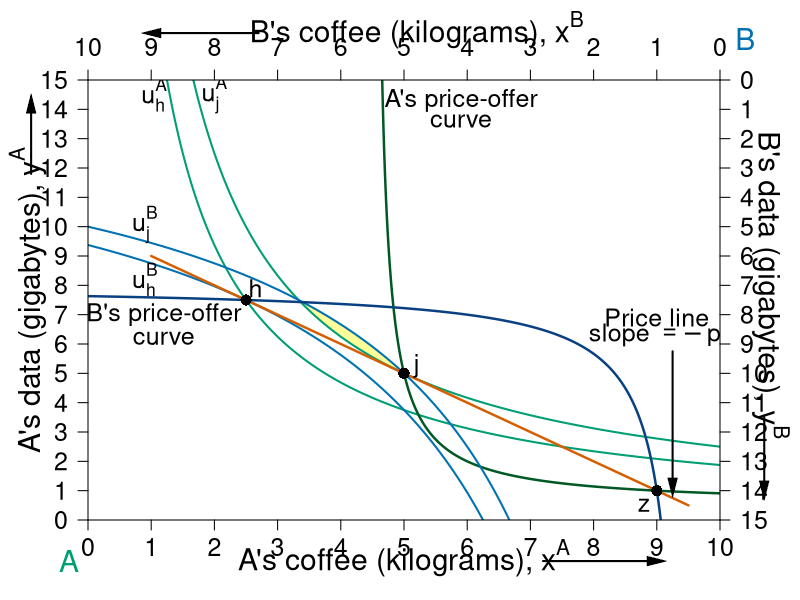

This figure's R source:
#' Graph Designer: Simon Halliday, Scott Cohn
#' Authors: Bowles and Halliday
#' Title: Coordination, Conflict and Competition: A Text in Microeconomics

library("shape")

pdf(file = "what_can_markets_do/property_walras_baseline_pec.pdf", width = 9, height = 7)

# Set parameters for graphics
axislabelsize <- 1.8
labelsize <- 1.5
namesize <- 1.8
annotatesize <- 1.5
graphlinewidth <- 2
segmentlinewidth <- 1.5

COL <- c("#7fc97f", "#beaed4", "#fdc086", "#ffff99", "#386cb0", "#f0027f", "#bf5b17", "#666666")
COLA <- c("#e0f3db", "#99d8c9","#66c2a4","#41ae76", "#238b45", "#005824")
COLB <- c("#c6dbef", "#4eb3d3", "#2b8cbe", "#0868ac","#084081")
COLC <- c("#fcfbfd", "#efedf5", "#dadaeb", "#bcbddc", "#9e9ac8", "#807dba", "#6a51a3", "#54278f", "#3f007d")
grays <- gray.colors(25, start = 1, end = 0, alpha = 1)
CBCols <- c("#009E73","#0072B2","#E69F00","#CC79A7", "#F0E442","#D55E00")


uA <- function(xA, yA, alpha = 0.5){
  ((xA)^alpha)*((yA)^(1 - alpha))
}

uB <- function(xA, yA, alpha = 0.5){
  ((10-xA)^alpha)*((15-yA)^(1 - alpha))
}

indiffcurveA1 <- function(x, U = 4, A = 1, a = 0.5) {
  ((((U-2)/A)*(1/x)^a)^(1/(1-a)))
}

indiffcurveA2 <- function(x, U = 4, A = 1, a = 0.5) {
  (((U/A)*(1/x)^a)^(1/(1-a)))
}

indiffcurveA3 <- function(x, U = 5.715476, A = 1, a = 0.5) {
  (((U/A)*(1/x)^a)^(1/(1 - a)))
}

indiffcurveA4 <- function(x, U = 6.984164, A = 1, a = 0.5) {
  ((((U)/A)*(1/x)^a)^(1/(1 - a)))
}

paretoEC <- function(x) {
  (3/2)*x
}

OfferCurveA <- function(x) {
  # x/(x  - 4)
  x / (2*x - 9)
}

PriceLine <- function(x, intercept = 10, slope = 1) {
  intercept - slope*x 
}

mrsplot <- function(x) {
  (13/2)*(x/(9 - x)^2)
  
}

OfferCurveB <- function(x) {
  #15 - (14/2)*(10 - x)/(9 - x)
  (145 - 16*x) / (19 - 2*x)
}

WalrasPrice <- function(x) {
  14 - (3/2)*x
}

#Deriving the offer curves: let py = 1
#wA = 8px + 2py = 8px + 2; Demand: x = w/2px => x = 4 + 1/px => px = 1/(x - 4)
#Offer curve is y = px*x => (1/(x-4))*x = x/(x-4) defined for x neq 4
#wA = 2px + 13py = 2px + 13; Demand: x = w/2px => x = 1 + 13/2px => px = 13/2(x - 1)
#B's Offer curve is y = px*x => (13/2)(1/(x-1))*x = (13/2)(x/(x-1)
#Therefore in terms of yA and xA:
#15 - y = (13/2)*(10 - x)/(10 - x - 1)
#Therefore y = 15 - (13/2)*(10-x)/(9 - x) defined for x neq 9
#The tangency of the indifference curve and the offer curve gives mrsplot
#Where mrsplot equals that offer curve, we get x = (3/17)*(51 - sqrt(221)) = 6.376576; 
#So y = 6.022321; therefore u = (6.376576^0.5)*(6.022321^0.5)

indiffcurveBneg1 <- function(x, U = 5.09, A = 1, a = 0.5) {
  15 - (((U/A)*(1/(10 - x))^a)^(1/(1-a)))
}

indiffcurveBneg2 <- function(x, U = 6.531973, A = 1, a = 0.5) {
  15 - (((U/A)*(1/(10 - x))^a)^(1/(1-a)))
}

#Aisha happens to have found 8 apples and 2 oranges, 
#and Betty happens to have found 2 apples and 13 oranges. 
#Aisha's utility (8^0.5)*(2^0.5) = 4
#Betty's utility (2^0.5)*(13^0.5) = 5.09



par(mar =  c(4, 4.4, 4, 4))
xlims <- c(0, 10)
ylims <- c(0, 15)
xlims2 <- c(10, 0)
ylims2 <- c(15, 0)

plot(0, 0, xlim = xlims, ylim = ylims, type = "n",
     xlab = "",
     ylab = "", 
     xaxt = "n", 
     yaxt = "n", 
     cex.lab = axislabelsize, 
     bty = "n",
     xaxs = "i", 
     yaxs = "i")

text(0.5*xlims[2], -1.3, expression(paste("A's coffee (kilograms), ", x^A)), xpd = TRUE, cex = axislabelsize) 
text(-0.95, 0.5*ylims[2], expression(paste("A's data (gigabytes), ", y^A)), xpd = TRUE, cex = axislabelsize, srt = 90) 



npts <- 500 
npts2 <- 501

#I need something like xx1 with npts for 
xpoly1 <- seq(from = 3.2, to = 5, length.out = 501)
ypoly1 <- indiffcurveA2(xpoly1, U = uA(5, 5))
ypoly2 <- indiffcurveBneg1(xpoly1, U = uB(5, 5))
polygon(x = c(xpoly1, rev(xpoly1)), y = c(ypoly1, rev(ypoly2)), col=COL[4], density=NULL, border = NA)


#Specify the sequences of points for graphing. 
xx1 <- seq(xlims[1], xlims[2], length.out = npts)
yy1 <- indiffcurveA2(xx1, U = 4, A = 1, a = 0.5)
yy2 <- indiffcurveA2(xx1)

#I need something like xx1 with npts for 
xx2 <- seq(4.5, xlims[2], length.out = npts)
xx3 <- seq(xlims[1], 9.1, length.out = npts)
xx4 <- seq(1, 9.5, length.out = npts)

#Draw the lines for the graphs

lines(xx1, indiffcurveA2(xx1, U = uA(5, 5)), col = CBCols[1], lwd = graphlinewidth)
lines(xx1, indiffcurveA2(xx1, U = uA(2.5, 7.5)), col = CBCols[1], lwd = graphlinewidth)
# 
lines(xx2, OfferCurveA(xx2), col = COLA[6], lwd = graphlinewidth + 0.4)
# 
# 
lines(xx1, indiffcurveBneg1(xx1, U = uB(2.5, 7.5)), col = CBCols[2], lwd = graphlinewidth)
lines(xx1, indiffcurveBneg1(xx1, U = uB(5, 5)), col = CBCols[2], lwd = graphlinewidth)
# 
# 
lines(xx4, PriceLine(xx4, intercept = 10, slope = 1), col = CBCols[6], lwd = graphlinewidth + 0.4)
# 
lines(xx3, OfferCurveB(xx3), col = COLB[5], lwd = graphlinewidth + 0.4)

#lines(xx1, paretoEC(xx1), col = COL[2], lwd = graphlinewidth)

#Customize ticks and labels for the plot
ticksy <- seq(from = 0, to = 15, by = 1)
ylabels <- seq(from = 0, to = 15, by = 1)
ticksx <- seq(from = 0, to = 10, by = 1)
xlabels <- seq(from = 0, to = 10, by = 1)
axis(1, at = ticksx, pos = 0, labels = xlabels, cex.axis = labelsize)
axis(2, at = ticksy, pos = 0, labels = ylabels, las = 1, gap.axis = -1, cex.axis = labelsize)

#Add arrows:
Arrows(-0.9, 11.8, -0.9, 14.2, col = "black", lty = 1, lwd = 2, arr.type = "triangle", arr.lwd = 0.5, xpd = TRUE)
Arrows(7.2, -1.4, 9, -1.4, col = "black", lty = 1, lwd = 2, arr.type = "triangle", arr.lwd = 0.5, xpd = TRUE)

# arrows(-0.9, 10.5, -0.9, 14, xpd = TRUE, length = 0.1, angle = 40, lwd = 3)
# arrows(6.6, -1.4, 9, -1.4, xpd = TRUE, length = 0.1, angle = 40, lwd = 3)


# #Annotation of the three graphs and the NE
text(1.05, 14.5, expression(u[h]^A), cex = labelsize)
text(2, 14.5, expression(u[j]^A), cex = labelsize)

points(2.5, 7.5, pch = 16, col = "black", cex = 1.5)
text(2.65, 7.9, expression(h), cex = labelsize)

points(5, 5, pch = 16, col = "black", cex = 1.5)
text(5.2, 5.25, expression(j), cex = labelsize)

text(9, 6.9, expression("Price line"), cex = labelsize)
text(9, 6.25, expression(paste("slope ", phantom() == -p[j])), cex = labelsize)
Arrows(9.25, 5.75, 9.25, 1.1, col = "black", lty = 1, lwd = 2, arr.type = "triangle", arr.lwd = 0.5)

#Arrows(1, 6.3, 1, 7.2, col = "black", lty = 1, lwd = 2, arr.type = "triangle", arr.lwd = 0.5)
text(1.2, 7, expression("B's price-offer"), cex = annotatesize)
text(1.2, 6.2, expression("curve"), cex = annotatesize)

text(5.9, 14.3, expression("A's price-offer"), cex = annotatesize)
text(5.9, 13.6, expression("curve"), cex = annotatesize)

# text(8.5, 10.4, expression("Pareto-efficient"), cex = annotatesize)
# text(8.5, 9.7, expression("curve"), cex = annotatesize)

text(-0.3, -1.4, expression("A"), xpd = TRUE, cex = namesize, col = CBCols[1])
text(10.4, 16.4, expression("B"), xpd = TRUE, cex = namesize, col = CBCols[2])


#Set up second axes and labels
par(new = TRUE)

#Use the same x and ylims as previously, but with locations switched
xlims2 <- c(10, 0)
ylims2 <- c(15, 0)

#Leave the ylab and xlab blank to ensure no axes titles
plot(0, 0, xlim = xlims2, ylim = ylims2, type = "n",
     xlab = expression(paste("")),
     ylab = expression(paste("")),
     xaxt = "n", 
     yaxt = "n", 
     cex.lab = 1.3, 
     bty = "n",
     xaxs = "i", 
     yaxs = "i")

#Set up axes at sides 3 and 4 (top and right)
axis(side = 3, at = ticksx, pos = 0, labels = xlabels, cex.axis = labelsize)
axis(side = 4, at = ticksy, pos = 0, labels = ylabels, las = 1, gap.axis = -1,  cex.axis = labelsize)
text(4.8, -1.7, expression(paste("B's coffee (kilograms), ", x^B)), xpd = TRUE, cex = axislabelsize) 
text(-0.8, 7, expression(paste("B's data (gigabytes), ", y^B)), xpd = TRUE, cex = axislabelsize, srt = 270) 

#Add arrows:
Arrows(-0.7, 11.5, -0.7, 14, col = "black", lty = 1, lwd = 2, arr.type = "triangle", arr.lwd = 0.5, xpd = TRUE)
Arrows(7.3, -1.6, 9, -1.6, col = "black", lty = 1, lwd = 2, arr.type = "triangle", arr.lwd = 0.5, xpd = TRUE)

# arrows(-0.7, 10, -0.7, 14, xpd = TRUE, length = 0.1, angle = 40, lwd = 3)
# arrows(6.6, -1.6, 9, -1.6, xpd = TRUE, length = 0.1, angle = 40, lwd = 3)


#Functions for B's indifference curves
indiffcurveB1 <- function(x, U = 5.09, A = 1, a = 0.5) {
  ((((U-2)/A)*(1/x)^a)^(1/(1-a)))
}

indiffcurveB2 <- function(x, U = 5.09, A = 1, a = 0.5) {
  (((U/A)*(1/x)^a)^(1/(1-a)))
}

indiffcurveB3 <- function(x, U = 5.703502, A = 1, a = 0.5) {
  ((((U)/A)*(1/x)^a)^(1/(1-a)))
}

indiffcurveB4 <- function(x, U = 8.244574, A = 1, a = 0.5) {
  ((((U)/A)*(1/x)^a)^(1/(1-a)))
}



#Label B's indifference curves
text(9.1, 4.925, expression(u[j]^B), cex = labelsize)
text(9.1, 6.8, expression(u[h]^B), cex = labelsize)


#Add a point for the initial endowment
points(1, 14, pch = 16, col = "black", cex = 1.5)
text(1.2, 14.5, expression(z), cex = labelsize)




#Label a point on the middle of the curve
#points(5, 7.5, pch = 16, col = "black", cex = 1.5)
#text(5, 7, expression(i))

#(5^0.5)*(7.5^0.5) = 6.123724

#Add point for comparison to participation constraint
#points(6.2, 1.55, pch = 16, col = "black", cex = 1.5)
#text(6.1, 1.2, expression(d))


#Calculate TIOLI power allocation for B
#mrs(x,y) => pareto efficient curve is (3/2)x = y
#A's initital utility is 4 = u(8,2) = (8^0.5)*(2^0.5)
#Therefore substitute in the contract curve u_e^A = 4 = (x^A)^(0.5)(3/2*x^A)^0.5
# => x^A = 4/((3/2)^0.5) = 3.27 => x^B = 6.73
# => y^A = 3/2(x^A) = 4.9 => y^B = 10.1

#Add point g for B's TIOLI power
# points(6.73, 10.1, pch = 16, col = "black", cex = 1.5)
# text(6.73, 10.6, expression(g))

#Calculate TIOLI power allocation for A
#mrs(x,y) => pareto efficient curve is (3/2)x = y
#A's initital utility is 4 = u(8,2) = (8^0.5)*(2^0.5)
#Therefore substitute in the contract curve u_e^A = 4 = (x^A)^(0.5)(3/2*x^A)^0.5
# => x^B = 5.09/((3/2)^0.5) = 4.16 => x^A = 5.84
# => y^B = 3/2(x^B) = 6.23 => y^A = 8.77 
#=> u^A = (5.84^0.5)*(8.77^0.5) = 7.156591
#Add point f for A's TIOLI power
# points(4.16, 6.23, pch = 16, col = "black", cex = 1.5)
# text(4.16, 5.8, expression(f))



dev.off()
